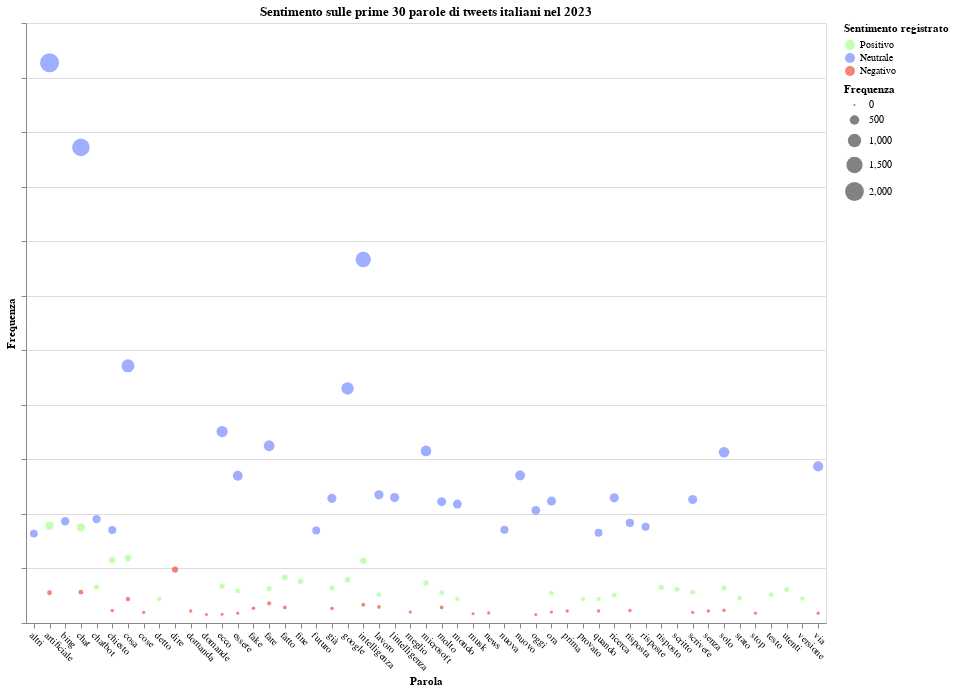

Write notebook code for a chart like this one.
### Code cell
scatter_plot_2023_ita.save('chart-wordsfrequency-2023-ita.html')
scatter_plot_2023_ita

### Figure 1 — Vega-Lite specification as saved in the notebook (floating-point values rounded to 4 significant figures)
{"config": {"view": {"continuousWidth": 300, "continuousHeight": 300}, "axisX": {"labelAngle": 45}}, "data": {"name": "data-8dc34e70ee76654bd9c9b56999dea0ba"}, "mark": {"type": "point", "filled": true}, "encoding": {"color": {"field": "Sentimento", "scale": {"domain": ["Positivo", "Neutrale", "Negativo"], "range": ["#ADFC92", "#788BFF", "#F44E3F"]}, "title": "Sentimento registrato", "type": "nominal"}, "opacity": {"value": 0.7}, "size": {"field": "Frequenza", "title": "Frequenza", "type": "quantitative"}, "tooltip": [{"field": "Parola", "title": "Parola", "type": "nominal"}, {"field": "Frequenza", "title": "Frequenza", "type": "quantitative"}], "x": {"field": "Parola", "title": "Parola", "type": "nominal"}, "y": {"axis": {"labels": false}, "field": "Frequenza", "title": "Frequenza", "type": "quantitative"}}, "height": 600, "params": [{"name": "param_67", "select": {"type": "point", "fields": ["Sentimento"]}, "bind": {"input": "radio", "options": ["Positivo", "Neutrale", "Negativo", null], "labels": ["Positivo ", "Neutrale ", "Negativo ", "Tutto"], "name": "Selettore sentimento 2023: "}}, {"name": "param_69", "select": {"type": "interval", "encodings": ["x", "y"]}, "bind": "scales"}], "title": "Sentimento sulle prime 30 parole di tweets italiani nel 2023", "transform": [{"filter": {"param": "param_67"}}], "width": 800, "$schema": "https://vega.github.io/schema/vega-lite/v5.8.0.json", "datasets": {"data-8dc34e70ee76654bd9c9b56999dea0ba": [{"Sentimento": "Negativo", "Parola": "artificiale", "Frequenza": 111}, {"Sentimento": "Negativo", "Parola": "chat", "Frequenza": 113}, {"Sentimento": "Negativo", "Parola": "chiesto", "Frequenza": 46}, {"Sentimento": "Negativo", "Parola": "cosa", "Frequenza": 88}, {"Sentimento": "Negativo", "Parola": "cose", "Frequenza": 39}, {"Sentimento": "Negativo", "Parola": "dire", "Frequenza": 196}, {"Sentimento": "Negativo", "Parola": "domanda", "Frequenza": 44}, {"Sentimento": "Negativo", "Parola": "domande", "Frequenza": 31}, {"Sentimento": "Negativo", "Parola": "ecco", "Frequenza": 32}, {"Sentimento": "Negativo", "Parola": "essere", "Frequenza": 36}, {"Sentimento": "Negativo", "Parola": "fake", "Frequenza": 54}, {"Sentimento": "Negativo", "Parola": "fare", "Frequenza": 72}, {"Sentimento": "Negativo", "Parola": "fatto", "Frequenza": 57}, {"Sentimento": "Negativo", "Parola": "già", "Frequenza": 53}, {"Sentimento": "Negativo", "Parola": "intelligenza", "Frequenza": 67}, {"Sentimento": "Negativo", "Parola": "lavoro", "Frequenza": 59}, {"Sentimento": "Negativo", "Parola": "meglio", "Frequenza": 40}, {"Sentimento": "Negativo", "Parola": "molto", "Frequenza": 57}, {"Sentimento": "Negativo", "Parola": "musk", "Frequenza": 34}, {"Sentimento": "Negativo", "Parola": "news", "Frequenza": 37}, {"Sentimento": "Negativo", "Parola": "oggi", "Frequenza": 31}, {"Sentimento": "Negativo", "Parola": "ora", "Frequenza": 40}, {"Sentimento": "Negativo", "Parola": "prima", "Frequenza": 44}, {"Sentimento": "Negativo", "Parola": "quando", "Frequenza": 44}, {"Sentimento": "Negativo", "Parola": "risposta", "Frequenza": 46}, {"Sentimento": "Negativo", "Parola": "scrivere", "Frequenza": 39}, {"Sentimento": "Negativo", "Parola": "senza", "Frequenza": 44}, {"Sentimento": "Negativo", "Parola": "solo", "Frequenza": 47}, {"Sentimento": "Negativo", "Parola": "stop", "Frequenza": 36}, {"Sentimento": "Negativo", "Parola": "via", "Frequenza": 36}, {"Sentimento": "Neutrale", "Parola": "altri", "Frequenza": 328}, {"Sentimento": "Neutrale", "Parola": "artificiale", "Frequenza": 2054}, {"Sentimento": "Neutrale", "Parola": "bing", "Frequenza": 373}, {"Sentimento": "Neutrale", "Parola": "chat", "Frequenza": 1744}, {"Sentimento": "Neutrale", "Parola": "chatbot", "Frequenza": 381}, {"Sentimento": "Neutrale", "Parola": "chiesto", "Frequenza": 341}, {"Sentimento": "Neutrale", "Parola": "cosa", "Frequenza": 943}, {"Sentimento": "Neutrale", "Parola": "ecco", "Frequenza": 702}, {"Sentimento": "Neutrale", "Parola": "essere", "Frequenza": 540}, {"Sentimento": "Neutrale", "Parola": "fare", "Frequenza": 650}, {"Sentimento": "Neutrale", "Parola": "futuro", "Frequenza": 339}, {"Sentimento": "Neutrale", "Parola": "già", "Frequenza": 457}, {"Sentimento": "Neutrale", "Parola": "google", "Frequenza": 860}, {"Sentimento": "Neutrale", "Parola": "intelligenza", "Frequenza": 1333}, {"Sentimento": "Neutrale", "Parola": "lavoro", "Frequenza": 470}, {"Sentimento": "Neutrale", "Parola": "lintelligenza", "Frequenza": 460}, {"Sentimento": "Neutrale", "Parola": "microsoft", "Frequenza": 631}, {"Sentimento": "Neutrale", "Parola": "molto", "Frequenza": 445}, {"Sentimento": "Neutrale", "Parola": "mondo", "Frequenza": 436}, {"Sentimento": "Neutrale", "Parola": "nuova", "Frequenza": 342}, {"Sentimento": "Neutrale", "Parola": "nuovo", "Frequenza": 541}, {"Sentimento": "Neutrale", "Parola": "oggi", "Frequenza": 413}, {"Sentimento": "Neutrale", "Parola": "ora", "Frequenza": 447}, {"Sentimento": "Neutrale", "Parola": "quando", "Frequenza": 331}, {"Sentimento": "Neutrale", "Parola": "ricerca", "Frequenza": 459}, {"Sentimento": "Neutrale", "Parola": "risposta", "Frequenza": 367}, {"Sentimento": "Neutrale", "Parola": "risposte", "Frequenza": 353}, {"Sentimento": "Neutrale", "Parola": "scrivere", "Frequenza": 453}, {"Sentimento": "Neutrale", "Parola": "solo", "Frequenza": 626}, {"Sentimento": "Neutrale", "Parola": "via", "Frequenza": 574}, {"Sentimento": "Positivo", "Parola": "artificiale", "Frequenza": 357}, {"Sentimento": "Positivo", "Parola": "chat", "Frequenza": 350}, {"Sentimento": "Positivo", "Parola": "chatbot", "Frequenza": 132}, {"Sentimento": "Positivo", "Parola": "chiesto", "Frequenza": 230}, {"Sentimento": "Positivo", "Parola": "cosa", "Frequenza": 238}, {"Sentimento": "Positivo", "Parola": "detto", "Frequenza": 89}, {"Sentimento": "Positivo", "Parola": "ecco", "Frequenza": 135}, {"Sentimento": "Positivo", "Parola": "essere", "Frequenza": 117}, {"Sentimento": "Positivo", "Parola": "fare", "Frequenza": 126}, {"Sentimento": "Positivo", "Parola": "fatto", "Frequenza": 167}, {"Sentimento": "Positivo", "Parola": "fine", "Frequenza": 153}, {"Sentimento": "Positivo", "Parola": "già", "Frequenza": 128}, {"Sentimento": "Positivo", "Parola": "google", "Frequenza": 159}, {"Sentimento": "Positivo", "Parola": "intelligenza", "Frequenza": 228}, {"Sentimento": "Positivo", "Parola": "lavoro", "Frequenza": 104}, {"Sentimento": "Positivo", "Parola": "microsoft", "Frequenza": 147}, {"Sentimento": "Positivo", "Parola": "molto", "Frequenza": 111}, {"Sentimento": "Positivo", "Parola": "mondo", "Frequenza": 89}, {"Sentimento": "Positivo", "Parola": "ora", "Frequenza": 109}, {"Sentimento": "Positivo", "Parola": "provato", "Frequenza": 88}, {"Sentimento": "Positivo", "Parola": "quando", "Frequenza": 88}, {"Sentimento": "Positivo", "Parola": "ricerca", "Frequenza": 102}, {"Sentimento": "Positivo", "Parola": "risposto", "Frequenza": 131}, {"Sentimento": "Positivo", "Parola": "scritto", "Frequenza": 124}, {"Sentimento": "Positivo", "Parola": "scrivere", "Frequenza": 113}, {"Sentimento": "Positivo", "Parola": "solo", "Frequenza": 129}, {"Sentimento": "Positivo", "Parola": "stato", "Frequenza": 92}, {"Sentimento": "Positivo", "Parola": "testo", "Frequenza": 104}, {"Sentimento": "Positivo", "Parola": "utenti", "Frequenza": 123}, {"Sentimento": "Positivo", "Parola": "versione", "Frequenza": 90}]}}
